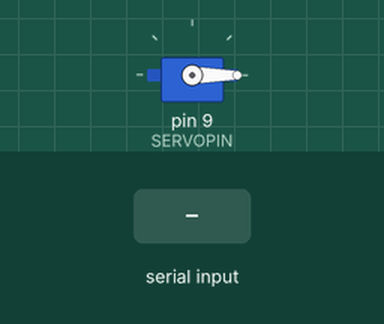
A sketch run on a simulated Arduino Uno, built with avr-gcc and run on an emulated ATmega328P. Shown: servo. The test bench sets the inputs (shaded band).

Above: at 1.2 s.
1.3 s: byte 255 (255) received over Serial
At 1.78 s:
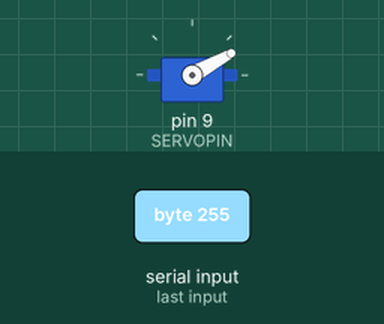
At 2.38 s:
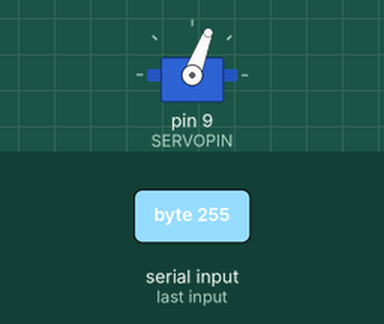
Timing chart, 0 to 8.3 s (numbered marks = the images above; inputs shaded):
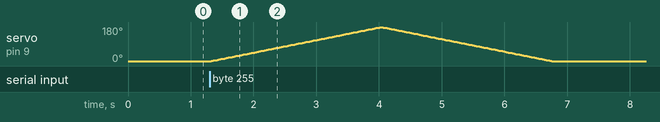

Measured:
- after the input at 1.3 s, servo on pin 9 (SERVOPIN): rises from 0° to 179° in 2.7 s, then falls to 0° in 2.7 s

The sketch:

SS8_Night_Day_BPL.ino
```cpp
#include <Servo.h>  //include Arduino Servo library

Servo servo;  //creates new Servo object called servo


const int SERVOPIN = 9;
int angle = 0;   // Tracks servo position in degrees
int val = 0; // Tracks incoming value from Serial port


void setup() {
  servo.attach(SERVOPIN); //Specifies pin as output for servo
  Serial.begin(9600); // Start serial communication at 9600 bps
}


void loop() {
  if (Serial.available()) { // If data is available to read
    val = Serial.read(); // read it and store it in val
  }
  if (val < 255) { //If val is less than 255
    servo.write(val);  //position of servo is val
    delay(15);
  }

  else if (val == 255) { //else if val is 255 do a motor sweep

    // scan from 0 to 180 degrees
    for (angle = 0; angle < 180; angle++)
    {
      servo.write(angle);
      delay(15);
    }
    // scan back from 180 to 0 degrees
    for (angle = 180; angle > 0; angle--)
    {
      servo.write(angle);
      delay(15);
    }
    val = 0; //reset val;
  }
}
```
